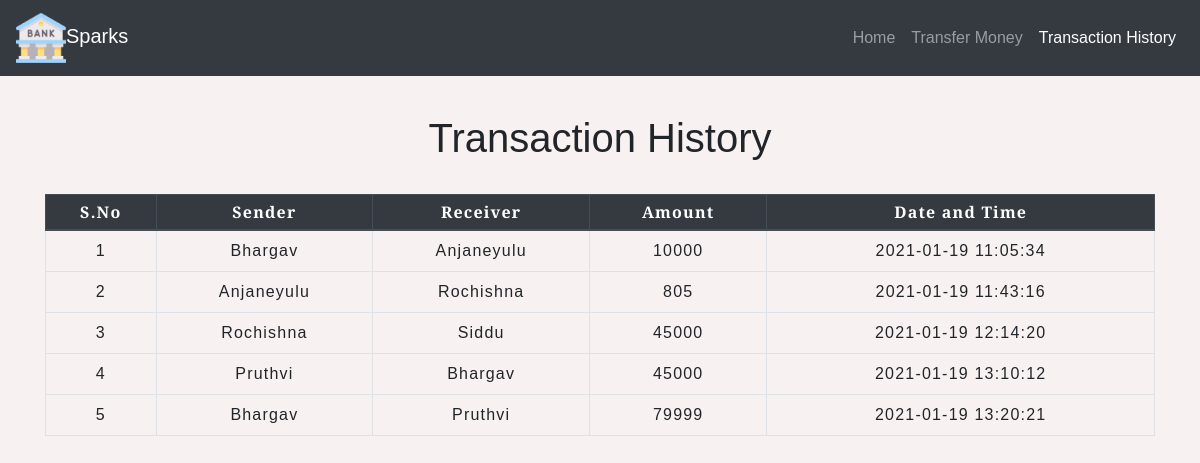
The page /transactionhistory.php on the database its author committed.
### tables this page shows
CREATE TABLE IF NOT EXISTS `transaction` (
  `sno` int(3) NOT NULL AUTO_INCREMENT,
  `sender` text NOT NULL,
  `receiver` text NOT NULL,
  `balance` int(8) NOT NULL,
  `datetime` datetime NOT NULL DEFAULT current_timestamp(),
  PRIMARY KEY (`sno`)
);

### transactionhistory.php (the view, shortened to what this page needs)
<!DOCTYPE html>
<html lang="en">
<head>
    <link rel="stylesheet" href="https://stackpath.bootstrapcdn.com/bootstrap/4.5.2/css/bootstrap.min.css">
    <link rel="stylesheet" type="text/css" href="css/table.css">
    <link rel="stylesheet" type="text/css" href="css/style.css">
</head>
<body>
<nav class="navbar navbar-expand-md navbar-dark fixed-top bg-dark tp">
      <a class="navbar-brand" href="index.php"><img src="img/bank.png" class="img-fluid bd">Sparks</a>
      <div class="collapse navbar-collapse" id="collapsibleNavbar">
            <ul class="navbar-nav ml-auto">
              <li class="nav-item">
                <a class="nav-link" href="index.php">Home</a>
              </li>
              <li class="nav-item">
                <a class="nav-link" href="transfermoney.php">Transfer Money</a>
              </li>
              <li class="nav-item active">
                <a class="nav-link" href="transactionhistory.php">Transaction History</a>
              </li>
          </div>
       </nav>
	<div class="container">
        <h2 class="text-center pt-4">Transaction History</h2>
       <br>
       <div class="table table-responsive-sm">
        <table class="table table-hover table-sm thead-dark table-condensed table-bordered">
        <thead>
            <tr>
                <th class="text-center">S.No</th>
                <th class="text-center">Sender</th>
                <th class="text-center">Receiver</th>
                <th class="text-center">Amount</th>
                <th class="text-center">Date and Time</th>
            </tr>
        </thead>
        <tbody>
        <?php
            include 'config.php';
            $sql ="select * from transaction";
            $query =mysqli_query($conn, $sql);
            while($rows = mysqli_fetch_assoc($query))
            {
        ?>
            <tr>
            <td class="py-2"><?php echo $rows['sno']; ?></td>
            <td class="py-2"><?php echo $rows['sender']; ?></td>
            <td class="py-2"><?php echo $rows['receiver']; ?></td>
            <td class="py-2"><?php echo $rows['balance']; ?> </td>
            <td class="py-2"><?php echo $rows['datetime']; ?> </td>
        <?php
            }
        ?>
        </tbody>
    </table>
    </div>
</div>
</body>
</html>

### css/table.css (style rules this page uses)
h2 { font-size: 40px; }
table { letter-spacing: 1.2px; }
td { text-align: center; }

### css/style.css (style rules this page uses)
.bd { height:50px; width: 50px; }
body { padding-top:90px; background-color: #f8f1f1; font-family: 'Alegreya Sans', sans-serif; }
.container { padding-bottom:25px; margin-bottom: 20px; }

### rows shown on the page
transaction: sno "1", sender "Bhargav", receiver "Anjaneyulu", balance "10000", datetime "2021-01-19 11:05:34"
transaction: sno "2", sender "Anjaneyulu", receiver "Rochishna", balance "805", datetime "2021-01-19 11:43:16"
transaction: sno "3", sender "Rochishna", receiver "Siddu", balance "45000", datetime "2021-01-19 12:14:20"
transaction: sno "4", sender "Pruthvi", receiver "Bhargav", balance "45000", datetime "2021-01-19 13:10:12"
transaction: sno "5", sender "Bhargav", receiver "Pruthvi", balance "79999", datetime "2021-01-19 13:20:21"
